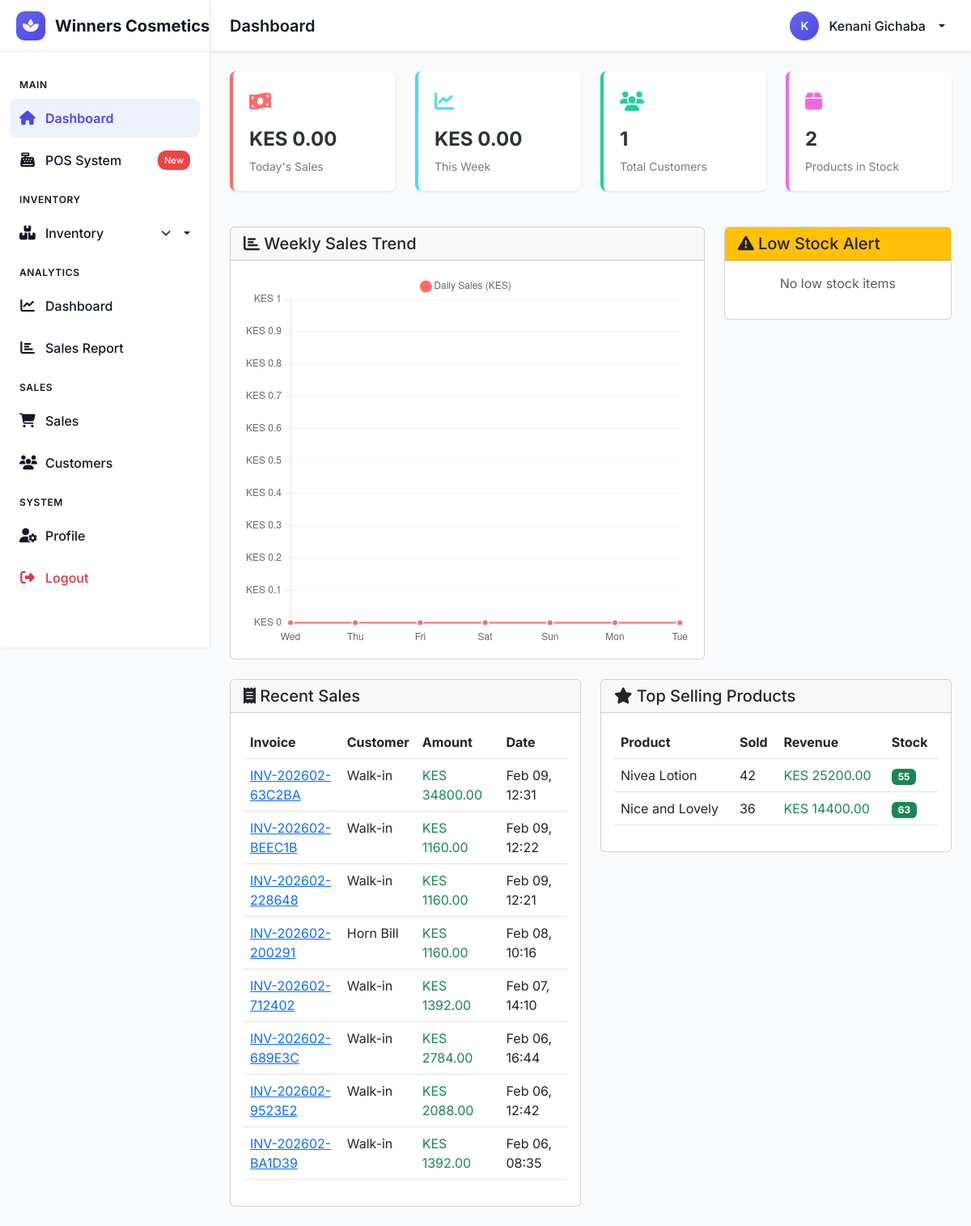
The page /app/ (signed in) on the database as committed earlier.
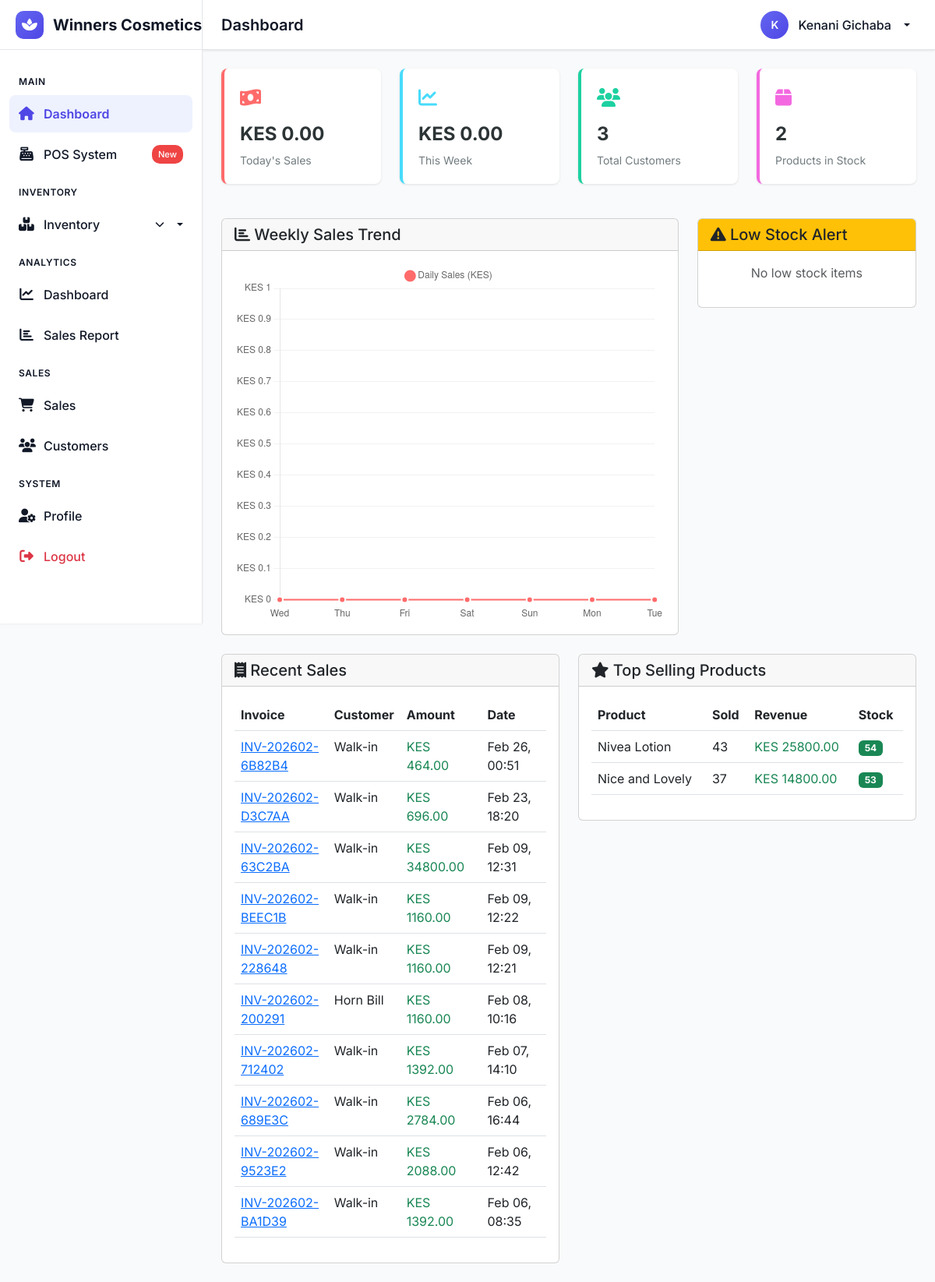
The same page on the database as committed later.
### core/models.py (models this page shows, shortened)
class Sale(models.Model):
    PAYMENT_METHODS = [
        ('CASH', 'Cash'),
        ('MPESA', 'M-Pesa'),
        ('PAYSTACK', 'Paystack'),
        ('CARD', 'Card'),
        ('BANK', 'Bank Transfer'),
        ('LOYALTY', 'Loyalty Points'),
        ('MIXED', 'Mixed Payment'),
    ]
    STATUS_CHOICES = [
        ('DRAFT', 'Draft'),
        ('PENDING', 'Pending Payment'),
        ('COMPLETED', 'Completed'),
        ('CANCELLED', 'Cancelled'),
        ('REFUNDED', 'Refunded'),
        ('PARTIAL', 'Partially Refunded'),
    ]
    invoice_number = models.CharField(max_length=50, unique=True)
    customer = models.ForeignKey(Customer, on_delete=models.SET_NULL, null=True, blank=True)
    cashier = models.ForeignKey(User, on_delete=models.SET_NULL, null=True, related_name='sales_made')
    subtotal = models.DecimalField(max_digits=12, decimal_places=2, default=0)
    discount_amount = models.DecimalField(max_digits=12, decimal_places=2, default=0)
    discount_percentage = models.DecimalField(max_digits=5, decimal_places=2, default=0)
    tax_amount = models.DecimalField(max_digits=12, decimal_places=2, default=0)
    tax_rate = models.DecimalField(max_digits=5, decimal_places=2, default=16)  # VAT rate
    total = models.DecimalField(max_digits=12, decimal_places=2, default=0)
    amount_paid = models.DecimalField(max_digits=12, decimal_places=2, default=0)
    change_given = models.DecimalField(max_digits=12, decimal_places=2, default=0)
    payment_method = models.CharField(max_length=10, choices=PAYMENT_METHODS)
    status = models.CharField(max_length=10, choices=STATUS_CHOICES, default='DRAFT')
    mpesa_receipt = models.CharField(max_length=50, blank=True)
    mpesa_transaction_id = models.CharField(max_length=50, blank=True)
    mpesa_phone = models.CharField(max_length=15, blank=True)
    paystack_reference = models.CharField(max_length=100, blank=True)
    paystack_authorization_code = models.CharField(max_length=100, blank=True)
    paystack_access_code = models.CharField(max_length=100, blank=True)
    card_last4 = models.CharField(max_length=4, blank=True)
    loyalty_points_used = models.IntegerField(default=0)
    loyalty_points_earned = models.IntegerField(default=0)
    notes = models.TextField(blank=True)
    delivery_name = models.CharField(max_length=200, blank=True)
    delivery_phone = models.CharField(max_length=20, blank=True)
    delivery_address = models.TextField(blank=True)
    delivery_city = models.CharField(max_length=100, blank=True)
    delivery_instructions = models.TextField(blank=True)
    created_at = models.DateTimeField(auto_now_add=True)
    updated_at = models.DateTimeField(auto_now=True)
    class Meta:
        ordering = ['-created_at']
        indexes = [
            models.Index(fields=['invoice_number']),
            models.Index(fields=['created_at']),
            models.Index(fields=['status']),
            models.Index(fields=['customer']),
        ]

class Customer(models.Model):
    MEMBERSHIP_TYPES = [
        ('REG', 'Regular'),
        ('SIL', 'Silver'),
        ('GOLD', 'Gold'),
        ('PLAT', 'Platinum'),
        ('VIP', 'VIP'),
    ]
    GENDER_CHOICES = [
        ('M', 'Male'),
        ('F', 'Female'),
        ('O', 'Other'),
    ]
    user = models.OneToOneField(User, on_delete=models.CASCADE, null=True, blank=True)
    customer_id = models.CharField(max_length=20, unique=True, default=uuid.uuid4)
    first_name = models.CharField(max_length=100)
    last_name = models.CharField(max_length=100)
    email = models.EmailField(unique=True)
    phone = models.CharField(max_length=15, validators=[
        RegexValidator(regex=r'^\+?1?\d{9,15}$', message="Phone number must be entered in the format: '+999999999'. Up to 15 digits allowed.")
    ])
    gender = models.CharField(max_length=1, choices=GENDER_CHOICES, blank=True)
    date_of_birth = models.DateField(null=True, blank=True)
    address = models.TextField(blank=True)
    city = models.CharField(max_length=100, blank=True)
    membership_type = models.CharField(max_length=4, choices=MEMBERSHIP_TYPES, default='REG')
    loyalty_points = models.IntegerField(default=0)
    total_spent = models.DecimalField(max_digits=12, decimal_places=2, default=0)
    last_purchase = models.DateTimeField(null=True, blank=True)
    preferred_payment = models.CharField(max_length=10, default='CASH')
    notes = models.TextField(blank=True)
    date_joined = models.DateTimeField(auto_now_add=True)
    is_active = models.BooleanField(default=True)
    class Meta:
        ordering = ['-date_joined']
        indexes = [
            models.Index(fields=['email']),
            models.Index(fields=['phone']),
            models.Index(fields=['membership_type']),
        ]
    @property
    def full_name(self):
        return f"{self.first_name} {self.last_name}"

class Product(models.Model):
    PRODUCT_TYPES = [
        ('SKIN', 'Skincare'),
        ('HAIR', 'Haircare'),
        ('MAKE', 'Makeup'),
        ('FRAG', 'Fragrance'),
        ('BATH', 'Bath & Body'),
        ('TOOL', 'Tools & Accessories'),
        ('MENS', "Men's Grooming"),
        ('SUN', 'Sun Care'),
    ]
    sku = models.CharField(max_length=50, unique=True, verbose_name="SKU")
    barcode = models.CharField(max_length=100, blank=True, unique=True)
    name = models.CharField(max_length=200)
    description = models.TextField(blank=True)
    category = models.ForeignKey(Category, on_delete=models.SET_NULL, null=True)
    brand = models.ForeignKey(Brand, on_delete=models.SET_NULL, null=True)
    product_type = models.CharField(max_length=10, choices=PRODUCT_TYPES)
    cost_price = models.DecimalField(max_digits=10, decimal_places=2, validators=[MinValueValidator(0)])
    selling_price = models.DecimalField(max_digits=10, decimal_places=2, validators=[MinValueValidator(0)])
    quantity = models.IntegerField(default=0, validators=[MinValueValidator(0)])
    low_stock_threshold = models.IntegerField(default=10)
    reorder_quantity = models.IntegerField(default=25)
    expiry_date = models.DateField(null=True, blank=True)
    batch_number = models.CharField(max_length=100, blank=True)
    supplier = models.ForeignKey(Supplier, on_delete=models.SET_NULL, null=True, blank=True)
    image = models.ImageField(upload_to='products/', blank=True)
    show_on_shop = models.BooleanField(default=False)
    is_featured = models.BooleanField(default=False)
    is_active = models.BooleanField(default=True)
    created_at = models.DateTimeField(auto_now_add=True)
    updated_at = models.DateTimeField(auto_now=True)
    class Meta:
        ordering = ['name']
        indexes = [
            models.Index(fields=['sku']),
            models.Index(fields=['barcode']),
            models.Index(fields=['name']),
            models.Index(fields=['category']),
        ]

### core/views.py (the view)
# urls.py: path('', views.dashboard, name='dashboard'),
@login_required
def dashboard(request):
    today = timezone.now().date()
    week_ago = today - timedelta(days=7)
    month_ago = today - timedelta(days=30)
    total_sales_today = Sale.objects.filter(
        created_at__date=today,
        status='COMPLETED'
    ).aggregate(total=Sum('total'))['total'] or 0
    total_sales_week = Sale.objects.filter(
        created_at__date__gte=week_ago,
        status='COMPLETED'
    ).aggregate(total=Sum('total'))['total'] or 0
    total_customers = Customer.objects.count()
    total_products = Product.objects.count()
    low_stock_products = Product.objects.filter(
        quantity__lte=F('low_stock_threshold'),
        is_active=True
    )[:5]
    recent_sales = Sale.objects.filter(
        status='COMPLETED'
    ).select_related('customer').order_by('-created_at')[:10]
    sales_labels = []
    sales_values = []
    for i in range(6, -1, -1):  # Last 7 days from 6 days ago to today
        day = today - timedelta(days=i)
        day_sales = Sale.objects.filter(
            created_at__date=day,
            status='COMPLETED'
        ).aggregate(total=Sum('total'))['total'] or 0
        sales_labels.append(day.strftime('%a'))  # Mon, Tue, etc.
        sales_values.append(float(day_sales))
    top_products = Product.objects.annotate(
        total_sold=Sum('saleitem__quantity', filter=Q(saleitem__sale__status='COMPLETED'))
    ).filter(total_sold__gt=0).order_by('-total_sold')[:5]
    for product in top_products:
        product.total_sold = product.total_sold or 0
    sales_data_dicts = []
    for i in range(7):
        day = today - timedelta(days=i)
        day_sales = Sale.objects.filter(
            created_at__date=day,
            status='COMPLETED'
        ).aggregate(total=Sum('total'))['total'] or 0
        sales_data_dicts.append({
            'day': day.strftime('%a'),
            'sales': float(day_sales)
        })
    sales_data_dicts.reverse()
    total_transactions = Sale.objects.filter(
        status='COMPLETED',
        created_at__date__gte=month_ago
    ).count()
    avg_transaction_value = 0
    if total_transactions > 0:
        avg_transaction_value = total_sales_week / total_transactions
    previous_period_start = week_ago - timedelta(days=7)
    previous_period_sales = Sale.objects.filter(
        created_at__date__gte=previous_period_start,
        created_at__date__lt=week_ago,
        status='COMPLETED'
    ).aggregate(total=Sum('total'))['total'] or 0
    growth_rate = 0
    if previous_period_sales > 0:
        growth_rate = ((total_sales_week - previous_period_sales) / previous_period_sales) * 100
    context = {
        'total_sales_today': total_sales_today,
        'total_sales_week': total_sales_week,
        'total_customers': total_customers,
        'total_products': total_products,
        'low_stock_products': low_stock_products,
        'recent_sales': recent_sales,
        'top_products': top_products,
        'sales_labels': json.dumps(sales_labels),
        'sales_data': json.dumps(sales_values),
        'sales_data_dicts': sales_data_dicts,
        'avg_transaction_value': avg_transaction_value,
        'growth_rate': growth_rate,
        'total_transactions_month': total_transactions,
    }
    return render(request, 'core/dashboard.html', context)

### core/context_processors.py (called while the page is built)
def notifications(request):
    if request.user.is_authenticated:
        unread_count = Notification.objects.filter(
            user=request.user,
            is_read=False
        ).count()
        return {
            'unread_notifications_count': unread_count,
        }
    return {}

### core/permissions.py (called while the page is built, shortened)
    def __call__(self, request):
        if request.user.is_authenticated:
            if request.user.is_superuser or request.user.is_staff:
                response = self.get_response(request)
                return response
        response = self.get_response(request)
        return response

### core/templatetags/custom_filters.py (called while the page is built)
@register.filter
def multiply(value, arg):
    try:
        from decimal import Decimal
        v = float(value) if not isinstance(value, Decimal) else float(value)
        a = float(arg) if not isinstance(arg, Decimal) else float(arg)
        return v * a
    except (ValueError, TypeError):
        return 0

### templates/core/dashboard.html (shortened to what the changed rows need)
{% extends 'base.html' %}
{% load static %}
{% load custom_filters %}
{% block content %}
<div class="row">
    <div class="col-md-3">
        <div class="stat-card card-3">
            <div class="stat-icon">
                <i class="fas fa-users"></i>
            </div>
            <div class="stat-value">{{ total_customers }}</div>
            <div class="stat-label">Total Customers</div>
        </div>
    </div>
</div>
<div class="row mt-4">
    <div class="col-md-6">
        <div class="card">
            <div class="card-body">
                <div class="table-responsive">
                    <table class="table table-hover">
                        <thead>
                            <tr>
                                <th>Invoice</th>
                                <th>Customer</th>
                                <th>Amount</th>
                                <th>Date</th>
                            </tr>
                        </thead>
                        <tbody>
                            {% for sale in recent_sales %}
                            <tr>
                                <td>
                                    <a href="{% url 'sale_detail' sale.pk %}">{{ sale.invoice_number }}</a>
                                </td>
                                <td>{{ sale.customer.full_name|default:"Walk-in" }}</td>
                                <td class="text-success">KES {{ sale.total|floatformat:2 }}</td>
                                <td>{{ sale.created_at|date:"M d, H:i" }}</td>
                            </tr>
                            {% empty %}
                            <tr>
                                <td colspan="4" class="text-center text-muted">No recent sales</td>
                            </tr>
                            {% endfor %}
                        </tbody>
                    </table>
                </div>
            </div>
        </div>
    </div>
    <div class="col-md-6">
        <div class="card">
            <div class="card-body">
                <div class="table-responsive">
                    <table class="table table-hover">
                        <thead>
                            <tr>
                                <th>Product</th>
                                <th>Sold</th>
                                <th>Revenue</th>
                                <th>Stock</th>
                            </tr>
                        </thead>
                        <tbody>
                            {% for product in top_products %}
                            <tr>
                                <td>{{ product.name }}</td>
                                <td>{{ product.total_sold|default:0 }}</td>
                                <td class="text-success">
                                    KES {{ product.total_sold|multiply:product.selling_price|floatformat:2 }}
                                </td>
                                <td>
                                    {% if product.quantity <= product.low_stock_threshold %}
                                    <span class="badge bg-warning">{{ product.quantity }}</span>
                                    {% else %}
                                    <span class="badge bg-success">{{ product.quantity }}</span>
                                    {% endif %}
                                </td>
                            </tr>
                            {% empty %}
                            <tr>
                                <td colspan="4" class="text-center text-muted">No sales data</td>
                            </tr>
                            {% endfor %}
                        </tbody>
                    </table>
                </div>
            </div>
        </div>
    </div>
</div>
{% endblock %}

Rows that differ between the two databases and show on the page:
added Sale: invoice_number "INV-202602-6B82B4", customer.full_name "Walk-in", total "464.00", created_at "Feb 26, 00:51"
added Sale: invoice_number "INV-202602-D3C7AA", customer.full_name "Walk-in", total "696.00", created_at "Feb 23, 18:20"
changed Product "Nivea Lotion": total_sold "42" → "43"; total_sold|multiply "25200.00" → "25800.00"; quantity "55" → "54"
changed Product "Nice and Lovely": total_sold "36" → "37"; total_sold|multiply "14400.00" → "14800.00"; quantity "63" → "53"
Other text that changed with them:
{{ total_customers }}: "1" → "3"
